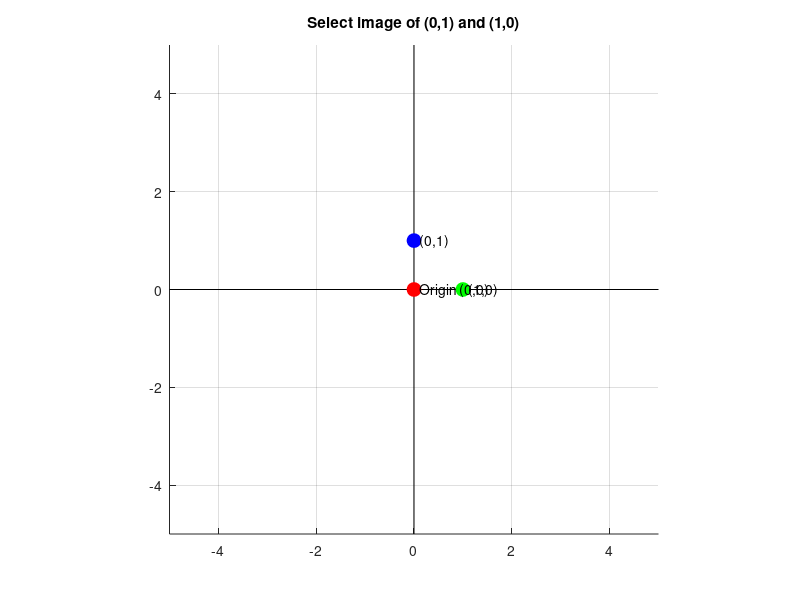

Write MATLAB code to recreate this figure. (Note: this script raises an error after producing the figure.)
function A = affin1(img01, img10)
% AFFIN1 Returns the matrix of an affine transform with fixed point at Origin
%
% Input arguments:
%   img01 - Image of point (0,1) as [x; y] or [x, y]
%   img10 - Image of point (1,0) as [x; y] or [x, y]
%
% Output argument:
%   A - 2x2 transformation matrix
%
% If called without input arguments, allows graphical input of the image points.
%
% Mathematical background:
% For an affine transform with fixed point at origin, we have:
%   T([x; y]) = A * [x; y]
% where A is a 2x2 matrix [a b; c d]
%
% Given that (0,1) maps to img01 and (1,0) maps to img10:
%   A * [1; 0] = img10  (first column of A)
%   A * [0; 1] = img01  (second column of A)

    % Check if called without input arguments - enable graphical input
    if nargin == 0
        fprintf('Graphical input mode:\n');
        fprintf('Click to select the image of point (0,1)\n');

        % Create figure for graphical input
        figure('Name', 'Affin Transform with Fixed Point at Origin', 'NumberTitle', 'off');
        axis equal;
        grid on;
        hold on;

        % Draw coordinate system
        xlim([-5 5]);
        ylim([-5 5]);
        plot([-5 5], [0 0], 'k-', 'LineWidth', 0.5);
        plot([0 0], [-5 5], 'k-', 'LineWidth', 0.5);

        % Draw original points
        plot(0, 0, 'ro', 'MarkerSize', 10, 'MarkerFaceColor', 'r');
        plot(0, 1, 'bo', 'MarkerSize', 10, 'MarkerFaceColor', 'b');
        plot(1, 0, 'go', 'MarkerSize', 10, 'MarkerFaceColor', 'g');

        text(0, 0, '  Origin (0,0)', 'FontSize', 10);
        text(0, 1, '  (0,1)', 'FontSize', 10);
        text(1, 0, '  (1,0)', 'FontSize', 10);

        title('Select image of (0,1) and (1,0)');

        % Get image of (0,1)
        fprintf('Click on the image of point (0,1):\n');
        [x1, y1] = ginput(1);
        img01 = [x1; y1];
        plot(x1, y1, 'bs', 'MarkerSize', 12, 'MarkerFaceColor', 'b');
        text(x1, y1, sprintf('  Image of (0,1): (%.2f,%.2f)', x1, y1), 'FontSize', 10);

        % Get image of (1,0)
        fprintf('Click on the image of point (1,0):\n');
        [x2, y2] = ginput(1);
        img10 = [x2; y2];
        plot(x2, y2, 'gs', 'MarkerSize', 12, 'MarkerFaceColor', 'g');
        text(x2, y2, sprintf('  Image of (1,0): (%.2f,%.2f)', x2, y2), 'FontSize', 10);

        % Draw transformation arrows
        quiver(0, 1, x1, y1-1, 0, 'b-', 'LineWidth', 2, 'MaxHeadSize', 0.5);
        quiver(1, 0, x2-1, y2, 0, 'g-', 'LineWidth', 2, 'MaxHeadSize', 0.5);

        hold off;
    end

    % Ensure column vectors
    if size(img01, 2) > size(img01, 1)
        img01 = img01';
    end
    if size(img10, 2) > size(img10, 1)
        img10 = img10';
    end

    % Construct the transformation matrix
    % A * [1; 0] = img10  =>  first column is img10
    % A * [0; 1] = img01  =>  second column is img01
    A = [img10, img01];

    % Display the result
    fprintf('\nTransformation matrix A:\n');
    disp(A);
    fprintf('Verification:\n');
    fprintf('  A * [1; 0] = [%.4f; %.4f] (should be img10)\n', A * [1; 0]);
    fprintf('  A * [0; 1] = [%.4f; %.4f] (should be img01)\n', A * [0; 1]);
    fprintf('  A * [0; 0] = [%.4f; %.4f] (should be [0; 0])\n', A * [0; 0]);
end
